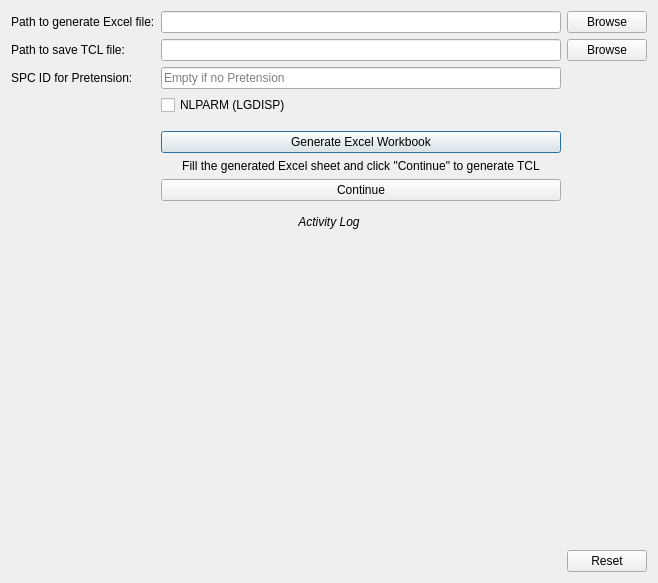
<?xml version="1.0" encoding="UTF-8"?>
<ui version="4.0">
 <class>load</class>
 <widget class="QDialog" name="load">
  <property name="geometry">
   <rect>
    <x>0</x>
    <y>0</y>
    <width>645</width>
    <height>583</height>
   </rect>
  </property>
  <property name="windowTitle">
   <string>Loadcase and Loadstep Generator for Hypermesh</string>
  </property>
  <layout class="QGridLayout" name="gridLayout">
   <item row="6" column="1">
    <widget class="QLabel" name="continueLabel">
     <property name="enabled">
      <bool>true</bool>
     </property>
     <property name="text">
      <string>&lt;html&gt;&lt;head/&gt;&lt;body&gt;&lt;p align=&quot;center&quot;&gt;Fill the generated Excel sheet and click &amp;quot;Continue&amp;quot; to generate TCL&lt;/p&gt;&lt;/body&gt;&lt;/html&gt;</string>
     </property>
    </widget>
   </item>
   <item row="0" column="2">
    <widget class="QPushButton" name="browseExcel">
     <property name="focusPolicy">
      <enum>Qt::NoFocus</enum>
     </property>
     <property name="text">
      <string>Browse</string>
     </property>
    </widget>
   </item>
   <item row="0" column="1">
    <widget class="QLineEdit" name="excel_file">
     <property name="sizePolicy">
      <sizepolicy hsizetype="MinimumExpanding" vsizetype="Fixed">
       <horstretch>0</horstretch>
       <verstretch>0</verstretch>
      </sizepolicy>
     </property>
     <property name="minimumSize">
      <size>
       <width>400</width>
       <height>0</height>
      </size>
     </property>
     <property name="focusPolicy">
      <enum>Qt::StrongFocus</enum>
     </property>
    </widget>
   </item>
   <item row="1" column="2">
    <widget class="QPushButton" name="browseTCL">
     <property name="focusPolicy">
      <enum>Qt::NoFocus</enum>
     </property>
     <property name="text">
      <string>Browse</string>
     </property>
    </widget>
   </item>
   <item row="1" column="0">
    <widget class="QLabel" name="label_2">
     <property name="text">
      <string>Path to save TCL file:</string>
     </property>
    </widget>
   </item>
   <item row="2" column="1">
    <widget class="QLineEdit" name="pretSPC">
     <property name="sizePolicy">
      <sizepolicy hsizetype="MinimumExpanding" vsizetype="Fixed">
       <horstretch>0</horstretch>
       <verstretch>0</verstretch>
      </sizepolicy>
     </property>
     <property name="minimumSize">
      <size>
       <width>400</width>
       <height>0</height>
      </size>
     </property>
     <property name="focusPolicy">
      <enum>Qt::StrongFocus</enum>
     </property>
     <property name="text">
      <string/>
     </property>
     <property name="placeholderText">
      <string>Empty if no Pretension</string>
     </property>
    </widget>
   </item>
   <item row="8" column="0" colspan="3">
    <widget class="QLabel" name="label_6">
     <property name="sizePolicy">
      <sizepolicy hsizetype="Preferred" vsizetype="Minimum">
       <horstretch>0</horstretch>
       <verstretch>0</verstretch>
      </sizepolicy>
     </property>
     <property name="minimumSize">
      <size>
       <width>0</width>
       <height>30</height>
      </size>
     </property>
     <property name="maximumSize">
      <size>
       <width>16777215</width>
       <height>40</height>
      </size>
     </property>
     <property name="text">
      <string>&lt;html&gt;&lt;head/&gt;&lt;body&gt;&lt;p align=&quot;center&quot;&gt;&lt;span style=&quot; font-style:italic;&quot;&gt;Activity Log&lt;/span&gt;&lt;/p&gt;&lt;/body&gt;&lt;/html&gt;</string>
     </property>
    </widget>
   </item>
   <item row="10" column="0">
    <spacer name="verticalSpacer_2">
     <property name="orientation">
      <enum>Qt::Vertical</enum>
     </property>
     <property name="sizeType">
      <enum>QSizePolicy::Fixed</enum>
     </property>
     <property name="sizeHint" stdset="0">
      <size>
       <width>0</width>
       <height>0</height>
      </size>
     </property>
    </spacer>
   </item>
   <item row="4" column="1">
    <spacer name="verticalSpacer">
     <property name="orientation">
      <enum>Qt::Vertical</enum>
     </property>
     <property name="sizeType">
      <enum>QSizePolicy::Fixed</enum>
     </property>
     <property name="sizeHint" stdset="0">
      <size>
       <width>20</width>
       <height>10</height>
      </size>
     </property>
    </spacer>
   </item>
   <item row="5" column="1">
    <widget class="QPushButton" name="generate">
     <property name="focusPolicy">
      <enum>Qt::StrongFocus</enum>
     </property>
     <property name="text">
      <string>Generate Excel Workbook</string>
     </property>
    </widget>
   </item>
   <item row="2" column="0">
    <widget class="QLabel" name="label_5">
     <property name="text">
      <string>SPC ID for Pretension:</string>
     </property>
    </widget>
   </item>
   <item row="0" column="0">
    <widget class="QLabel" name="label">
     <property name="text">
      <string>Path to generate Excel file:</string>
     </property>
    </widget>
   </item>
   <item row="9" column="0" colspan="3">
    <widget class="QLabel" name="errorLabel">
     <property name="sizePolicy">
      <sizepolicy hsizetype="Preferred" vsizetype="MinimumExpanding">
       <horstretch>0</horstretch>
       <verstretch>0</verstretch>
      </sizepolicy>
     </property>
     <property name="minimumSize">
      <size>
       <width>50</width>
       <height>300</height>
      </size>
     </property>
     <property name="maximumSize">
      <size>
       <width>16777215</width>
       <height>16777215</height>
      </size>
     </property>
     <property name="text">
      <string/>
     </property>
    </widget>
   </item>
   <item row="1" column="1">
    <widget class="QLineEdit" name="tcl_file">
     <property name="sizePolicy">
      <sizepolicy hsizetype="MinimumExpanding" vsizetype="Fixed">
       <horstretch>0</horstretch>
       <verstretch>0</verstretch>
      </sizepolicy>
     </property>
     <property name="minimumSize">
      <size>
       <width>400</width>
       <height>0</height>
      </size>
     </property>
     <property name="focusPolicy">
      <enum>Qt::StrongFocus</enum>
     </property>
    </widget>
   </item>
   <item row="3" column="1">
    <widget class="QCheckBox" name="checkBox">
     <property name="text">
      <string>NLPARM (LGDISP)</string>
     </property>
     <property name="checked">
      <bool>false</bool>
     </property>
    </widget>
   </item>
   <item row="7" column="1">
    <widget class="QPushButton" name="continue_2">
     <property name="enabled">
      <bool>true</bool>
     </property>
     <property name="text">
      <string>Continue</string>
     </property>
     <property name="checkable">
      <bool>false</bool>
     </property>
    </widget>
   </item>
   <item row="10" column="2">
    <widget class="QPushButton" name="resetButton">
     <property name="text">
      <string>Reset</string>
     </property>
    </widget>
   </item>
  </layout>
 </widget>
 <tabstops>
  <tabstop>excel_file</tabstop>
  <tabstop>tcl_file</tabstop>
  <tabstop>pretSPC</tabstop>
  <tabstop>checkBox</tabstop>
  <tabstop>generate</tabstop>
  <tabstop>continue_2</tabstop>
  <tabstop>resetButton</tabstop>
 </tabstops>
 <resources/>
 <connections/>
</ui>
